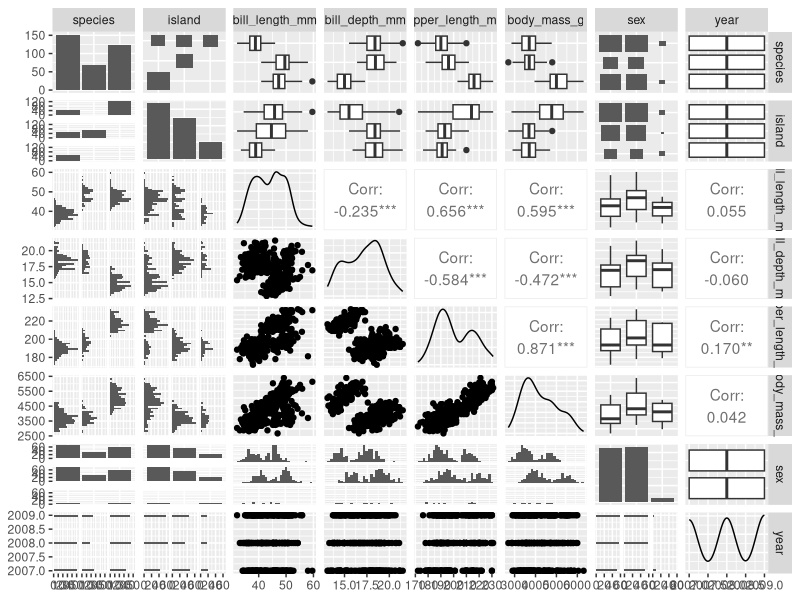
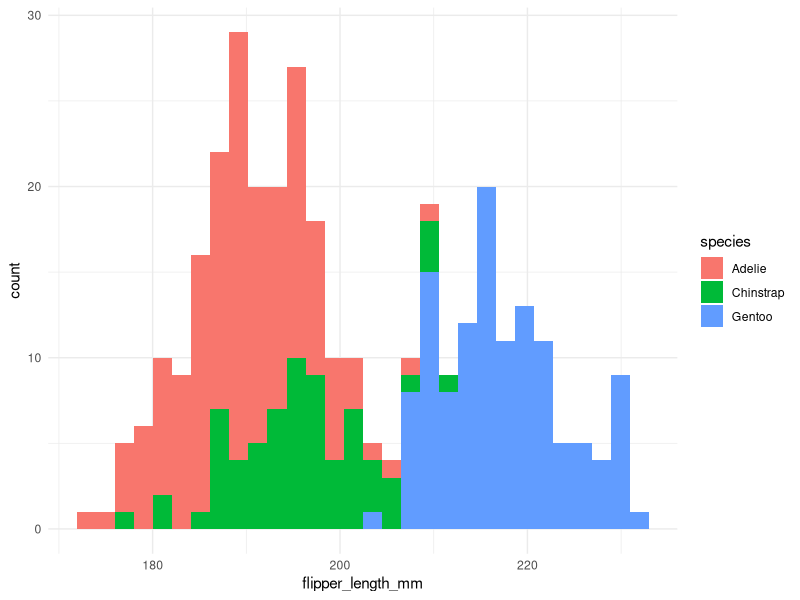
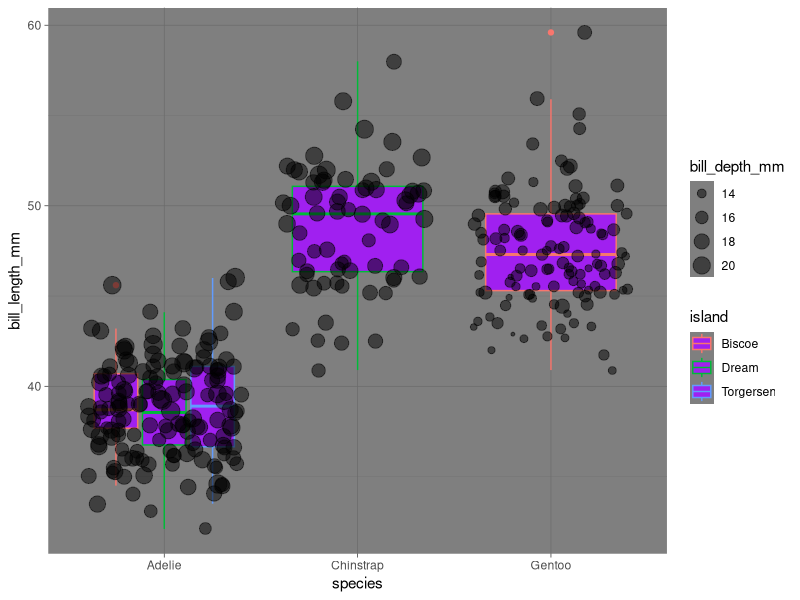

Reproduce these figures in R, in order.
## ---- chunk 1
library(GGally)
library(skimr)
library(palmerpenguins)
library(tidyverse)
## ---- chunk 2
names(penguins)

dim(penguins)

head(penguins)

tail(penguins)

summary(penguins)
## ---- chunk 3
skim(penguins)
#if this function is the same as from another package say skimr::skin() to get skim from that specific package
## ---- chunk 4
ggpairs(penguins)
## ---- chunk 5
ggplot(data = penguins, aes(x = flipper_length_mm))+
  geom_histogram(aes(fill = species))+
  theme_minimal()
## ---- chunk 6
ggplot(data=penguins, aes(x=species,y=bill_length_mm))+
  geom_boxplot(fill = "purple", aes(color = island))+
  geom_jitter(alpha = 0.5, aes(size = bill_depth_mm))+
  theme_dark()
